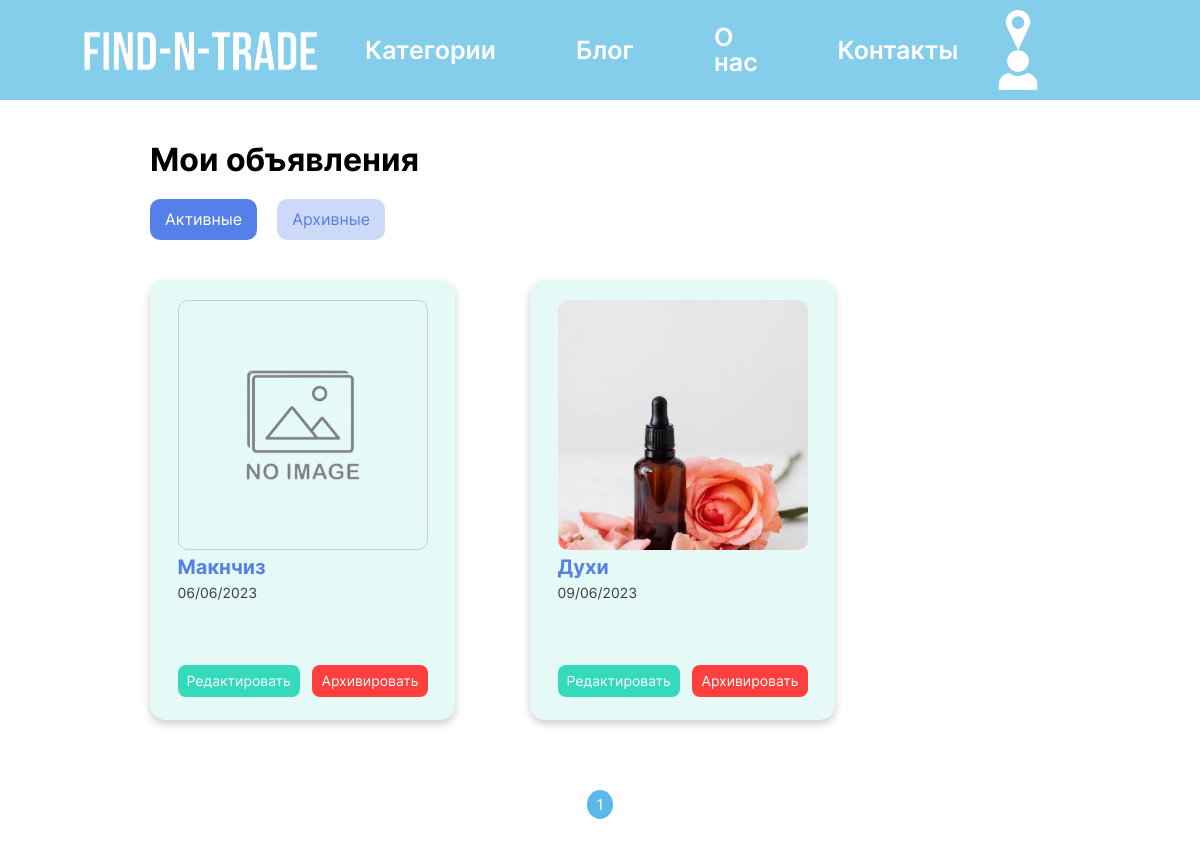
Before: /active_ads/ (signed in) with the older database file.
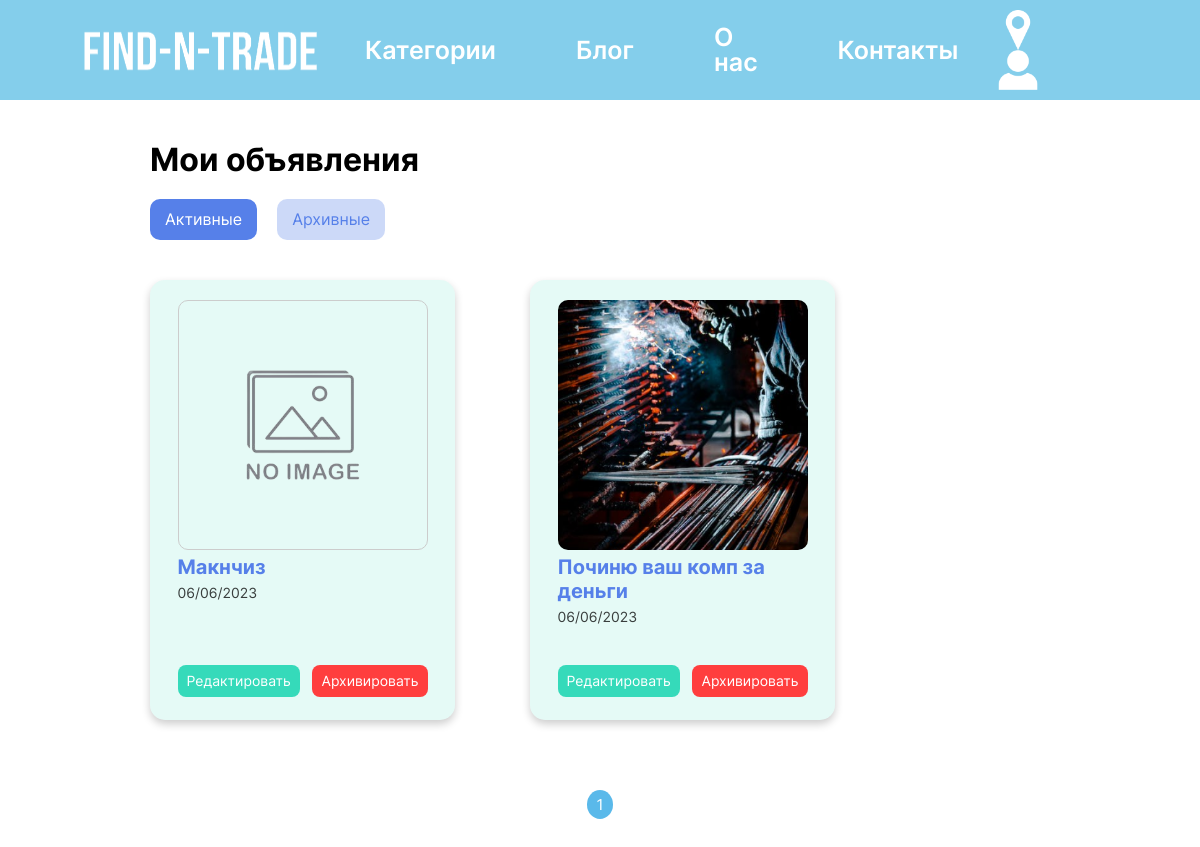
After: the same page with the newer database file.
### main/models.py (models this page shows, shortened)
class Ad(models.Model):
    user= models.ForeignKey(CustomUser, blank=False, null=False, on_delete=models.CASCADE, related_name='creator')
    title= models.CharField(max_length=50, verbose_name="Title")
    company_name= models.CharField(max_length=50, blank=True, null=True, verbose_name="Company_name")
    description= models.TextField(verbose_name="Description")
    image_link = models.ImageField(upload_to=user_image_directory_path, blank=True, null=True,
                                   verbose_name="Ad image")
    cost= models.FloatField(verbose_name="Cost")
    responders= models.ManyToManyField(Respond, blank=True, null=True)
    create_date = models.DateField(auto_now_add=True, verbose_name="Creation date")
    edit_date = models.DateField(auto_now=True, verbose_name="Edit date")
    is_active = models.BooleanField(default=True, verbose_name="Active")
    category=models.ForeignKey(Category, blank=True, null=True, on_delete=models.CASCADE)

### main/views.py (the view)
# urls.py: path('active_ads/', views.ActiveAdListView.as_view(), name='active ads'),
class ActiveAdListView(ListView):
    template_name = "main/active_ads.html"
    model = Ad
    paginate_by = 4
    def get_queryset(self):
        new_context = Ad.objects.filter(
            user=self.request.user,
            is_active=True
        )
        return new_context

### main/templates/main/active_ads.html (shortened to what this page needs)
{% extends 'main/base.html' %}
{% load static %}
{% block links %}  <link rel="stylesheet" href="{% static 'main/css/style_imported.css' %}">  {% endblock %}
{% block content %}
<body background="{% static 'main/images/bg5.png' %}">
    <main>
      <h1 id="actarchads">Мои объявления</h1>
      <div class="ads-sections">
        <a href="{% url 'active ads'%}"><p>Активные</p></a>
        <a href="{% url 'archived ads'%}"><p class="nav_nonactive">Архивные</p></a>
      </div>
      <div class="adsactive">
        {% for i in object_list %}
          <div class="card">
            <div class="ad_image">
              {% if i.image_link.file is not None     %}
              <img class="adimg"src="{{i.image_link.url}}" alt="">
              {% else %}
              <img class="adimg" src="{% static 'main/img/no-image-removebg-preview.png'%}" alt="" style="
                 border: solid 1px #CCC;">
              {% endif %}
            </div>
            <div class="adtext">
              <a href="{% url 'ad_details' id=i.id %}">  <h4><b>{{i.title}} </b></h4></a>
              <p>{{i.create_date|date:'d/m/Y'}}</p>
            </div>
            <div class="ads-actions">
              <a href="{% url 'edit ad' pk=i.id %}"><p style="background-color: #35DABA">Редактировать</p></a>
              <form action="{% url 'archive_ad'%}" method="post">
                <button><p style="background-color: #FF3E3E; color: white;">Архивировать</p></button>
              </form>
            </div>
          </div>
      {% endfor %}
    </div>
    <div class="pagination" style="margin-top: 30px;">
      <div class="pages">
        {% for page in paginator.page_range %}
          <a href="?page={{page}}"><p class="{% if page_obj.number == page  %}active_page{% endif %}">{{page}}</p></a>
        {% endfor %}
       </div>
     </main>
</body>
{% endblock %}

Changed rows visible on the page:
no longer on this page (row edited): Ad: image_link (picture), title "Духи", create_date "09/06/2023"
now on this page (row edited): Ad: image_link (picture), title "Починю ваш комп за деньги", create_date "06/06/2023"
